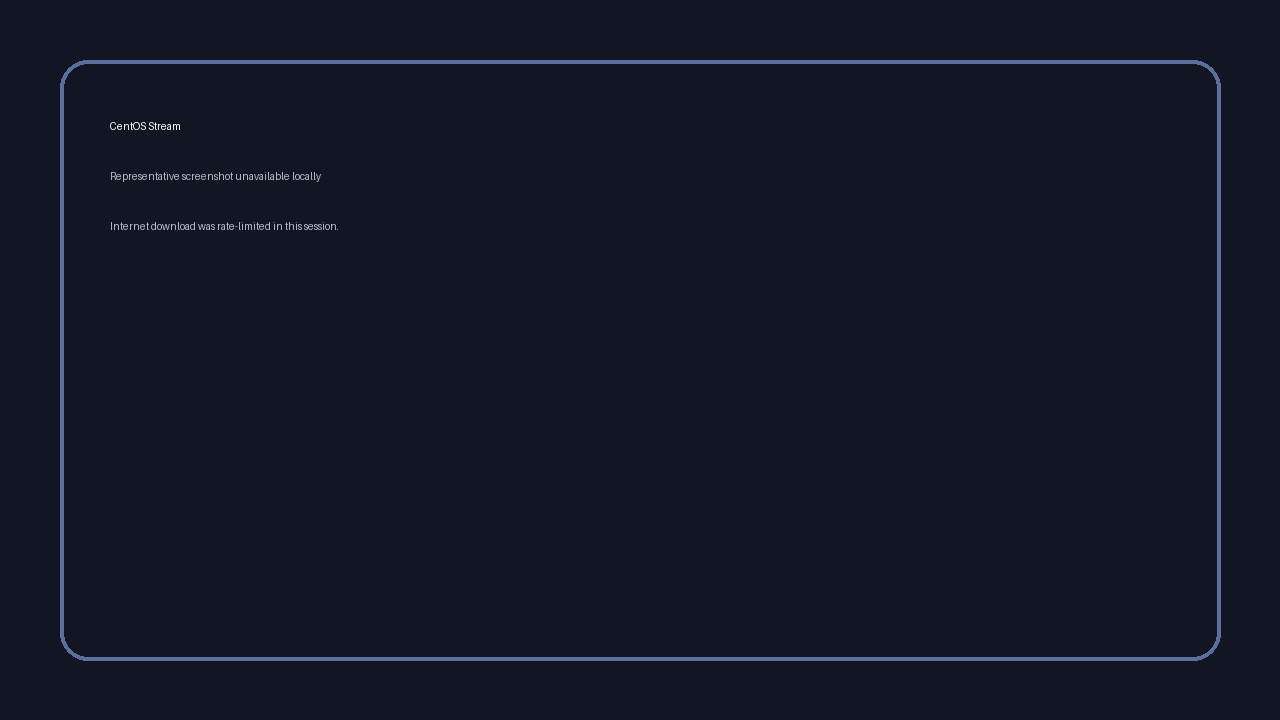
#> input picture assets/centos_stream_placeholder.png, 1280 x 720 px
$ python pad_images_to_ratio.py ../assets/centos_stream_placeholder.png
#> lines starting #> are read from the running program, lines starting #| are printed output that depends on the picture
#!/usr/bin/env python3
"""Pad images with transparent background to a target aspect ratio.

The input image is centered on a transparent canvas. Only the missing side
is expanded, so the original content is never distorted or cropped.
"""

from __future__ import annotations

import argparse
import math
from pathlib import Path

from PIL import Image


def parse_ratio(raw: str) -> float:
    if ":" in raw:
        left, right = raw.split(":", 1)
        return float(left) / float(right)
    return float(raw)


def pad_image(path: Path, target_ratio: float, overwrite: bool = True) -> bool:
#> called with target_ratio = 0.75, overwrite = False
    with Image.open(path) as src:
#> src is the input picture: PIL image 1280x720 RGBA; mean R, G, B, A 19.3, 23.5, 36.1, 255
        src = src.convert("RGBA")
        width, height = src.size
#> width = 1280; height = 720
        current_ratio = width / height if height else target_ratio
#> current_ratio = 1.78
        if math.isclose(current_ratio, target_ratio, rel_tol=0.001, abs_tol=0.001):
            return False

        if current_ratio > target_ratio:
            new_width = width
#> new_width = 1280
            new_height = math.ceil(width / target_ratio)
#> new_height = 1707
        else:
            new_height = height
            new_width = math.ceil(height * target_ratio)

        canvas = Image.new("RGBA", (new_width, new_height), (0, 0, 0, 0))
#> canvas: PIL image 1280x1707 RGBA; every value is 0
        left = (new_width - width) // 2
#> left = 0
        top = (new_height - height) // 2
#> top = 493
        canvas.alpha_composite(src, (left, top))
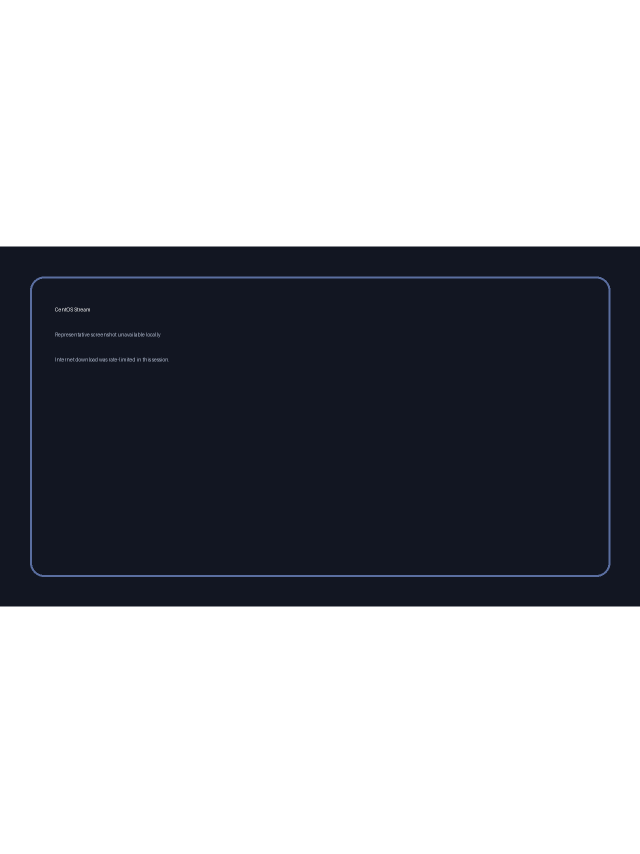
#> canvas: PIL image 1280x1707 RGBA (shown at 1/2 size); mean R, G, B, A 8.1, 9.9, 15.2, 107.6; transparent parts drawn white

        out_path = path if overwrite else path.with_name(f"{path.stem}_padded{path.suffix}")
        canvas.save(out_path)
        return True


def main() -> int:
    parser = argparse.ArgumentParser(description=__doc__)
    parser.add_argument("paths", nargs="+", help="Image files or directories to process.")
    parser.add_argument("--ratio", default="3:4", help="Target aspect ratio as W:H or decimal. Default: 3:4.")
    parser.add_argument("--inplace", action="store_true", help="Overwrite images in place.")
    args = parser.parse_args()

    target_ratio = parse_ratio(args.ratio)
    inputs: list[Path] = []
    for raw in args.paths:
        p = Path(raw)
        if p.is_dir():
            inputs.extend(sorted(x for x in p.glob("*.png") if x.is_file()))
        elif p.is_file():
            inputs.append(p)

    changed = 0
    for p in inputs:
        if pad_image(p, target_ratio, overwrite=args.inplace):
            changed += 1
            print(f"padded {p}")
        else:
            print(f"kept   {p}")

    print(f"done: {changed} padded, {len(inputs) - changed} unchanged")
    return 0


if __name__ == "__main__":
    raise SystemExit(main())
#> (the program exits here)
